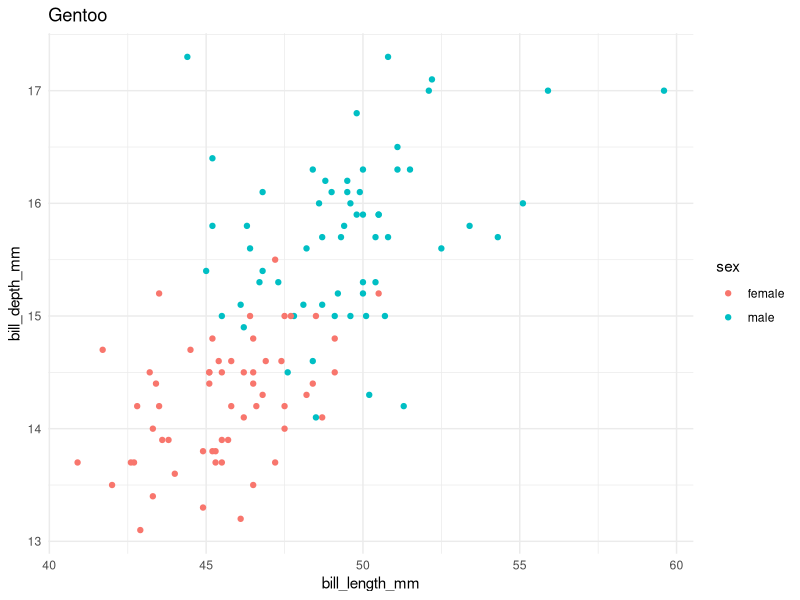
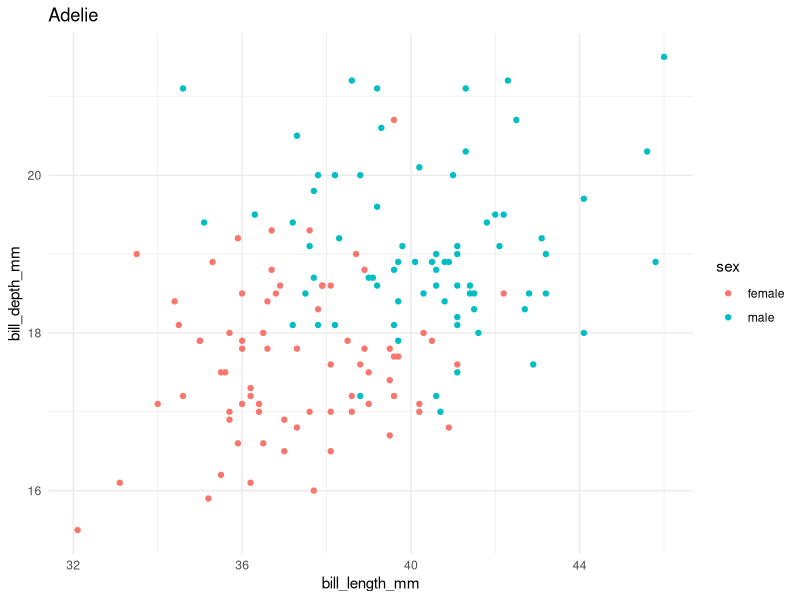
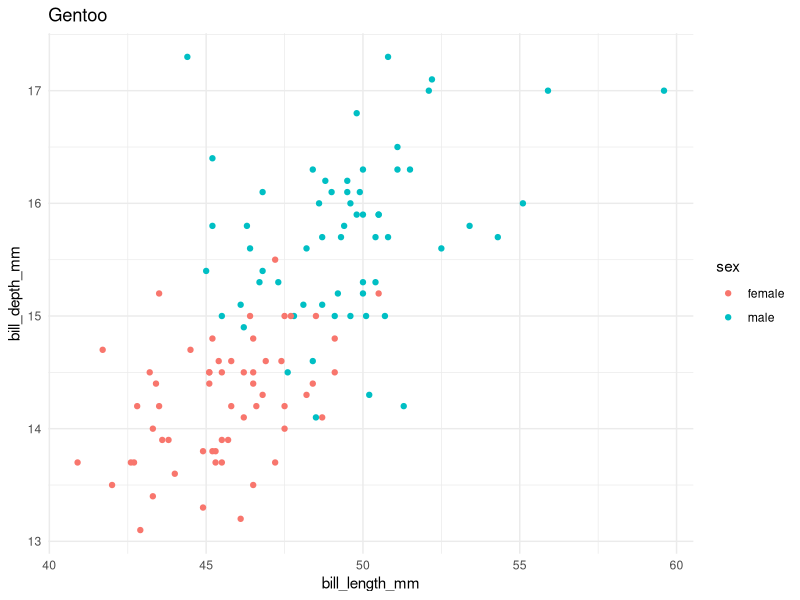
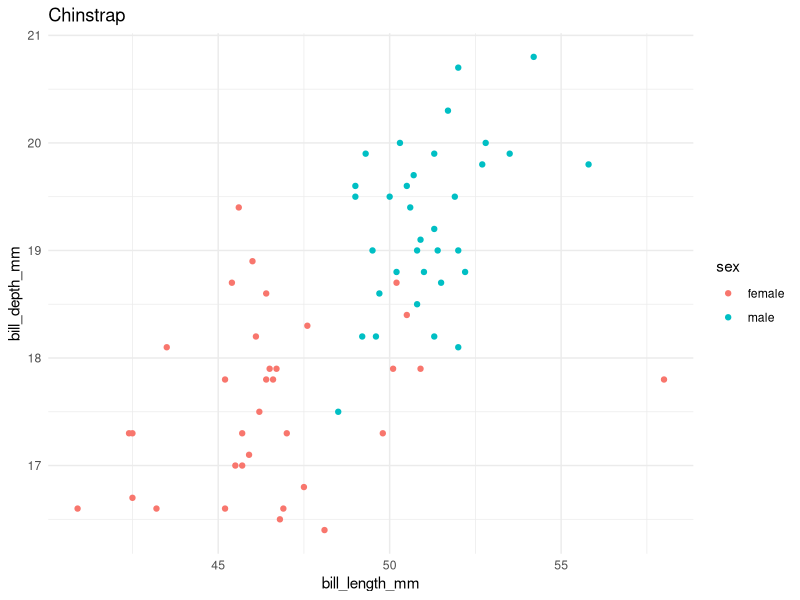
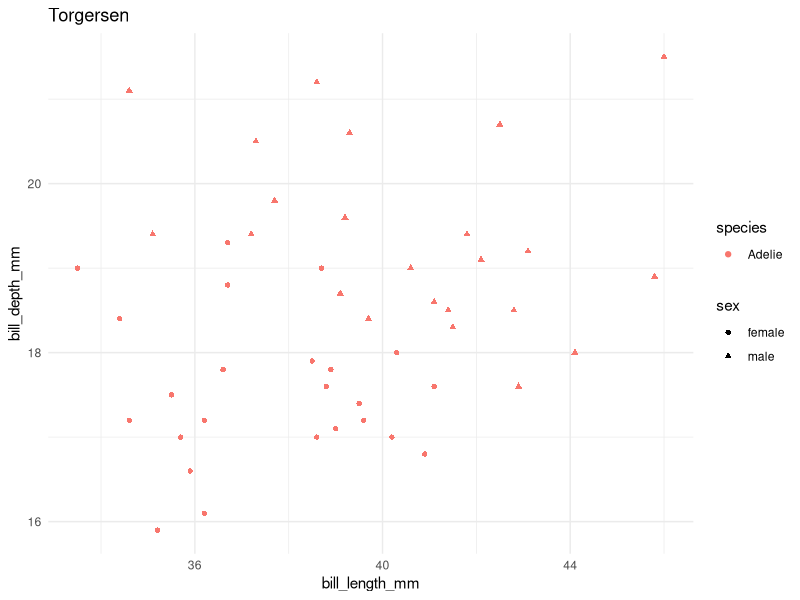
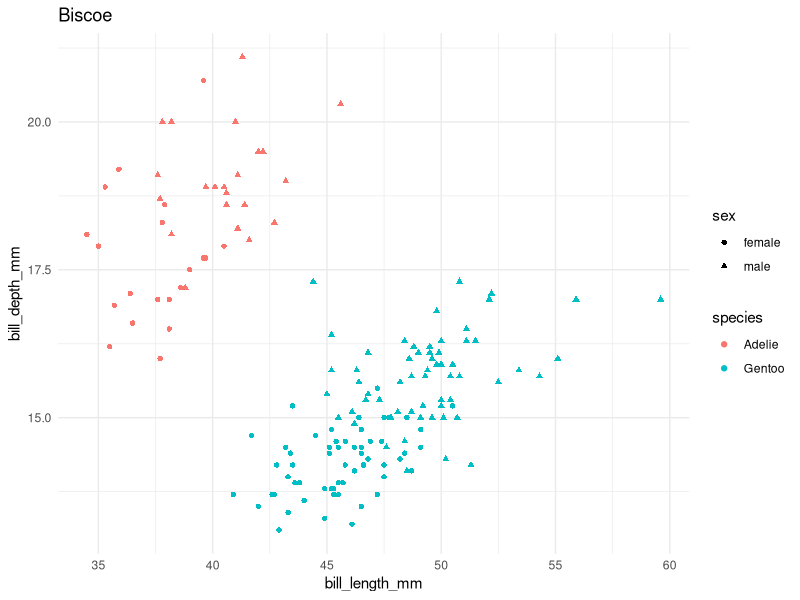
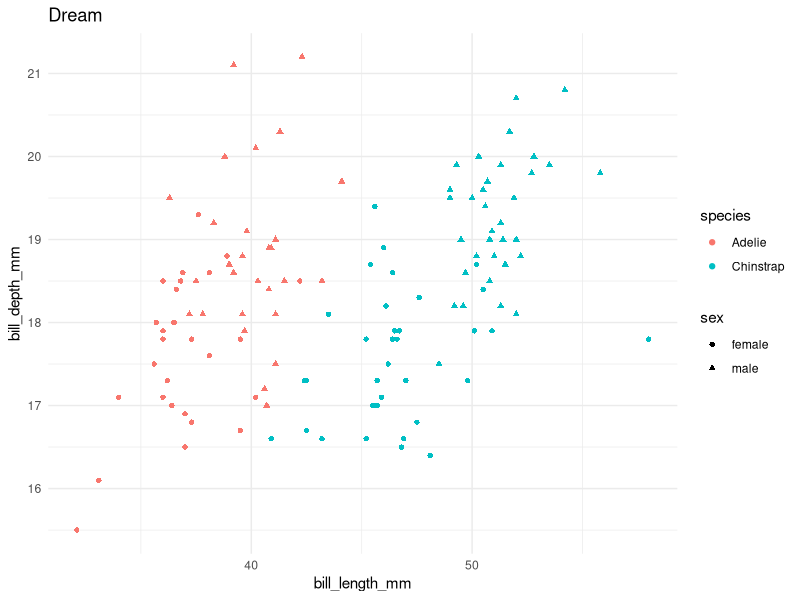
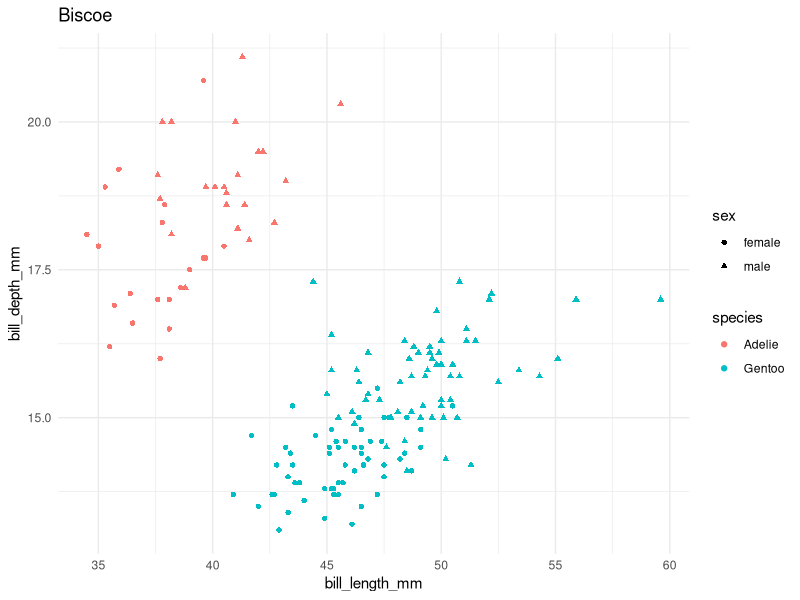

Write R code to recreate these figures, in order.
## ---- chunk 1
knitr::opts_chunk$set(echo=TRUE, eval=TRUE, message=FALSE, cache=FALSE)
knitr::opts_knit$set(root.dir = here::here("content/codeclub/S03E08_loops"))
## ---- chunk 2
## This will _install_ the packages only if you don't already have them:
if (!require(palmerpenguins)) install.packages("palmerpenguins")
if (!require(tidyverse)) install.packages("tidyverse")
if (!require(glue)) install.packages("glue")

## This will _load_ the packages:
library(palmerpenguins)
library(tidyverse)
library(glue)
## ---- chunk 3
c(2.5, 4.1, 7, 3.6) * 0.45
## ---- chunk 4
## A loop to print negated values:
for (a_number in c(1, 2, 3, 4)) {  # We iterate over 1, 2, 3, 4
  print(a_number * -1)             # Multiply each number by -1
}
## ---- chunk 5
# Iteration 1
a_number <- 1
print(a_number * -1)

# Iteration 2
a_number <- 2
print(a_number * -1)

# Iteration 3
a_number <- 3
print(a_number * -1)

# Iteration 4
a_number <- 4
print(a_number * -1)
## ---- chunk 6
## Example 1 with a different variable name: "positive_number"
for (positive_number in c(1, 2, 3, 4)) {
  print(positive_number * -1)
}

## Example 2 with a different variable name: "i"
for (i in c(1, 2, 3, 4)) {
  print(i * -1)
}
## ---- chunk 7
for (i in c(1, 2, 3, 4)) {
  print("Yes!")                     # Print "Yes!" in each of our four iterations 
}
## ---- chunk 8
for (i in 1:4) {
  i * -1
}
## ---- chunk 9
for (i in c(1, 2, 3, 4)) print(i * -1)
## ---- chunk 10
## This will _install_ the packages only if you don't already have them:
if (!require(palmerpenguins)) install.packages("palmerpenguins")
if (!require(tidyverse)) install.packages("tidyverse")
if (!require(glue)) install.packages("glue")

## This will _load_ the packages:
library(palmerpenguins)
library(tidyverse)
library(glue)
## ---- chunk 11
for (i in 5:10) {
  print(i)
}
## ---- chunk 12
for (bill_dep in penguins$bill_depth_mm[1:8]) {
  print(bill_dep + 100)
}
## ---- chunk 13
first_names <- c("Phillida", "Ethan", "Tonci")
last_names <- c("Maas", "Hope", "Elwes")
n_names <- length(first_names) # get the number of first or last names

for (index in 1:n_names) {
  first_name <- first_names[index]
  last_name <- last_names[index]
  string <- glue("The name of person {index} is {first_name} {last_name}")
  print(string)
}
## ---- chunk 14
## Select just the data for the focal species:
one_penguin_df <- penguins %>%
  filter(species == "Gentoo") %>%   # Select only rows with Gentoo penguins
  drop_na()                         # Remove rows with NAs
  
## Create the plot:
ggplot(one_penguin_df) +
  geom_point(aes(x = bill_length_mm, y = bill_depth_mm, color = sex)) +
  labs(title = "Gentoo") +
  theme_minimal()
## ---- chunk 15
all_penguin_species <- unique(penguins$species)
## ---- chunk 16
for (focal_species in all_penguin_species) {
  ## Select just the data for the focal species:
  one_penguin_df <- penguins %>%
    filter(species == focal_species) %>%   # Using the `focal_species` variable
    drop_na()
  
  ## Create the plot:
  p <- ggplot(one_penguin_df) +
    geom_point(aes(x = bill_length_mm, y = bill_depth_mm, color = sex)) +
    labs(title = focal_species) +         # Using the `focal_species` variable
    theme_minimal()
  
  ## Print the plot:
  print(p)
}
## ---- chunk 17
# Adelie_bill-len_bill-dp.png
# Gentoo_bill-len_bill-dp.png
# Chinstrap_bill-len_bill-dp.png
## ---- chunk 18
# Adelie.tsv
# Gentoo.tsv
# Chinstrap.tsv
## ---- chunk 19
for (one_number in 1:10) {
  if (one_number > 7) {   # Only `TRUE` for numbers >7
    print(one_number)     # Hence, this is only executed for numbers >7
  }
}
## ---- chunk 20
for (one_number in 1:10) if (one_number > 7) print(one_number)
## ---- chunk 21
all_islands <- unique(penguins$island)

for (focal_island in all_islands) {
  ## Select just the data for the focal island:
  one_island_df <- penguins %>%
    filter(island == focal_island) %>%
    drop_na()
  
  ## Create the plot:
  p <- ggplot(one_island_df) +
    geom_point(aes(x = bill_length_mm, y = bill_depth_mm,
                   color = species, shape = sex)) +
    labs(title = focal_island) +
    theme_minimal()
  
  ## Save and print the plot
  filename <- glue("{focal_island}_bill-len_bill-dp.png")
  ggsave(filename, p)
  
  print(p)
}
## ---- chunk 22
all_islands <- unique(penguins$island)

for (focal_island in all_islands) {
  ## Select just the data for the focal island:
  one_island_df <- penguins %>%
    filter(island == focal_island) %>%
    drop_na()
  
  ## Check how many species there are:
  n_species <- length(unique(one_island_df$species))
  
  if (n_species > 1) {
    ## Create the plot:
    p <- ggplot(one_island_df) +
      geom_point(aes(x = bill_length_mm, y = bill_depth_mm,
                     color = species, shape = sex)) +
      labs(title = focal_island) +
      theme_minimal()
    
    ## Save and print the plot
    filename <- glue("{focal_island}_bill-len_bill-dp.png")
    ggsave(filename, p)
    
    print(p)
  }
}
## ---- chunk 23
all_islands <- unique(penguins$island)

for (focal_island in all_islands) {
  ## Select just the data for the focal species:
  one_island_df <- penguins %>%
    filter(island == focal_island) %>%
    drop_na()
   
  ## Check how many species there are
  n_species <- length(unique(one_island_df$species))
  
  if (n_species > 1) {
    ## Create the plot:
    p <- ggplot(one_island_df) +
      geom_point(aes(x = bill_length_mm, y = bill_depth_mm,
                     color = species, shape = sex)) +
      labs(title = focal_island) +
      theme_minimal()
    
    ## Save and print the plot
    filename <- glue("{focal_island}_bill-len_bill-dp.png")
    ggsave(filename, p)
    
    print(p)
  } else {
    print(glue("Not creating a plot for {focal_island}"))
  }
}
## ---- chunk 24
8 != 8

8 %in% c(5, 8, 10)     # 8 is contained in the vector 5, 8, 10

8 %in% c(10:20)        # 8 is not contained in the vector 10:20

"Adelie" %in% c("Gentoo", "Adelie")

!is.na(8)
## ---- chunk 25
# With `&`, TRUE is returned if both tests are TRUE:
8 == 8 & !is.na(8)
8 == 8 & is.na(8)

# With `|`, TRUE is returned if at least one of the tests is TRUE: 
8 == 8 | !is.na(8)
8 == 8 | is.na(8)
8 != 8 | is.na(8)
## ---- chunk 26
## We initialize a vector in which we collect the column medians:
column_medians <- vector()

for (column_number in 3:6) {
  ## We extract one column using "dataframe_name[[column_number]]":
  column_median <- median(penguins[[column_number]], na.rm = TRUE)
  
  ## We add the single-column median to our vector of medians:
  column_medians <- c(column_medians, column_median)
}

column_medians
## ---- chunk 27
column_medians <- vector(length = length(3:6))

for (column_number in 3:6) {
  column_median <- median(penguins[[column_number]], na.rm = TRUE)
  column_medians[column_number] <- column_median
}

column_medians
